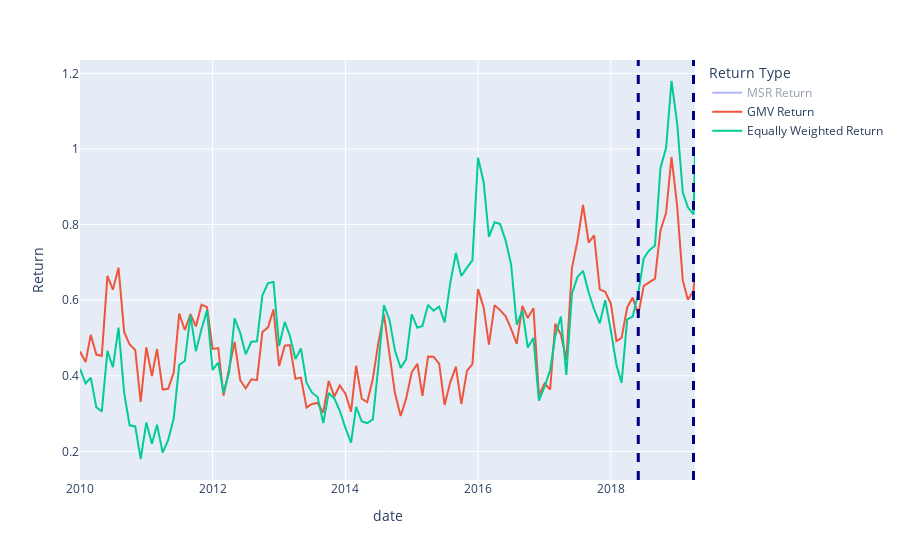

Here is the notebook cell this chart was saved with:
### Code cell
msr_returns = (
  (msr_weights.T * asset_24mo_returns_period_df).sum(axis = 1)
    .rename('MSR Return')
)
gmv_returns = (
  (gmv_weights.T * asset_24mo_returns_period_df).sum(axis = 1)
    .rename('GMV Return')
)
ew_returns = (
  (ew_weights.T * asset_24mo_returns_period_df).sum(axis = 1)
    .rename('Equally Weighted Return')
)
portfolio_returns_df = (
  pd
    .concat([
        msr_returns, 
        gmv_returns,
        ew_returns
      ], axis = 1
    )
)

portfolio_returns_long_df = (
  portfolio_returns_df
    .reset_index()
    .melt(
      id_vars = 'date',
      value_name = 'Return',
      var_name = 'Return Type'
    )
)

print('Number of observations:', len(returns))

f = px.line(
  portfolio_returns_long_df, 
  x = 'date', 
  y = 'Return', 
  color = 'Return Type'
)
f.add_vline(
  x='2018-06-01', 
  line_width=3, 
  line_dash="dash",
  line_color="navy")
f.add_vline(
  x='2019-04-01', 
  line_width=3, 
  line_dash="dash",
  line_color="navy")
